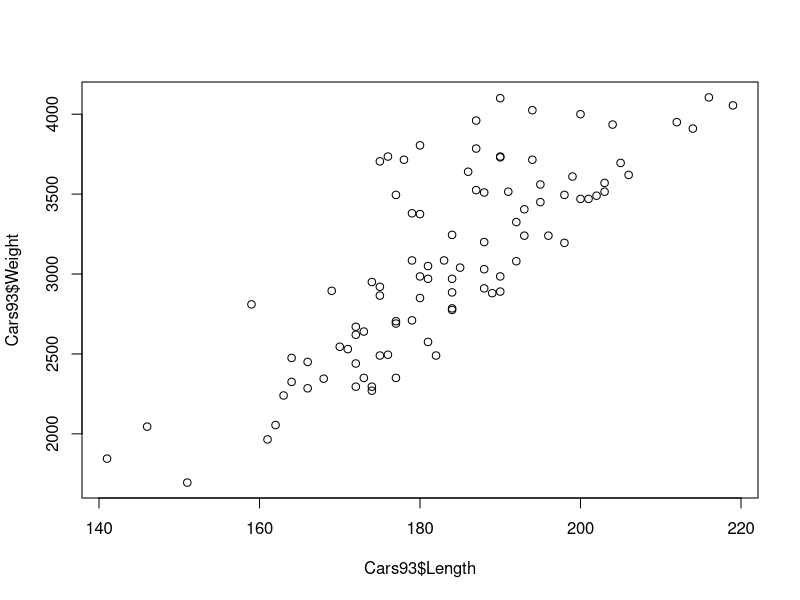
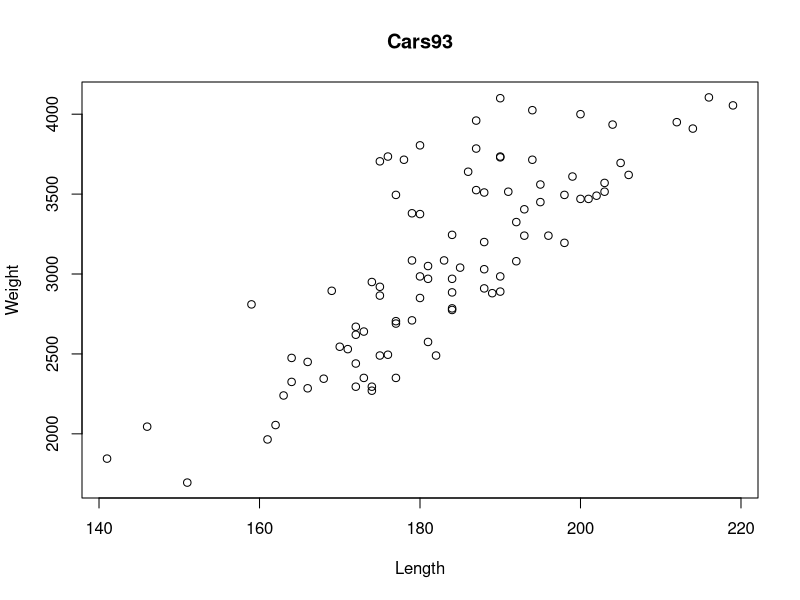
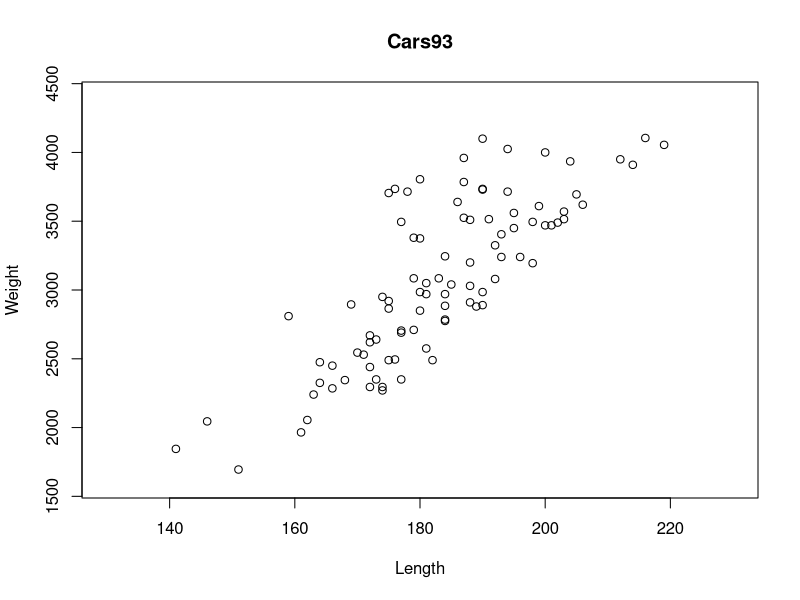
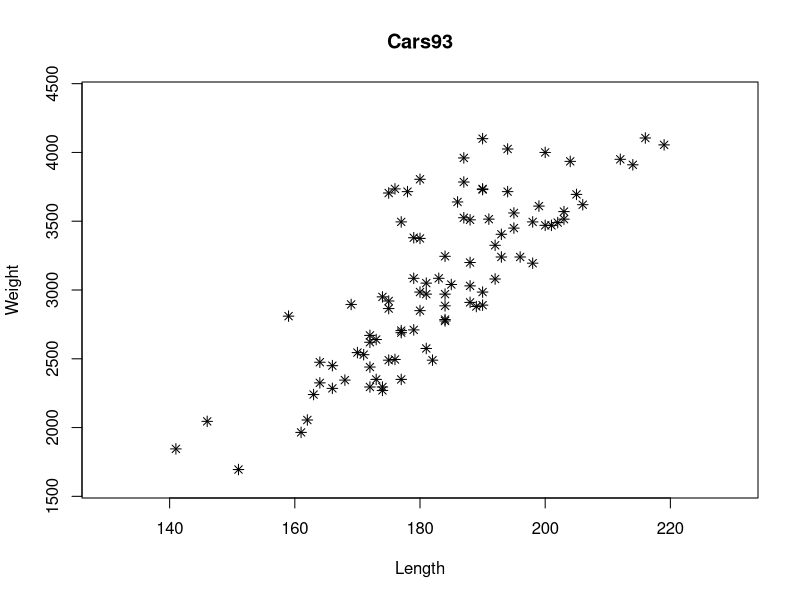
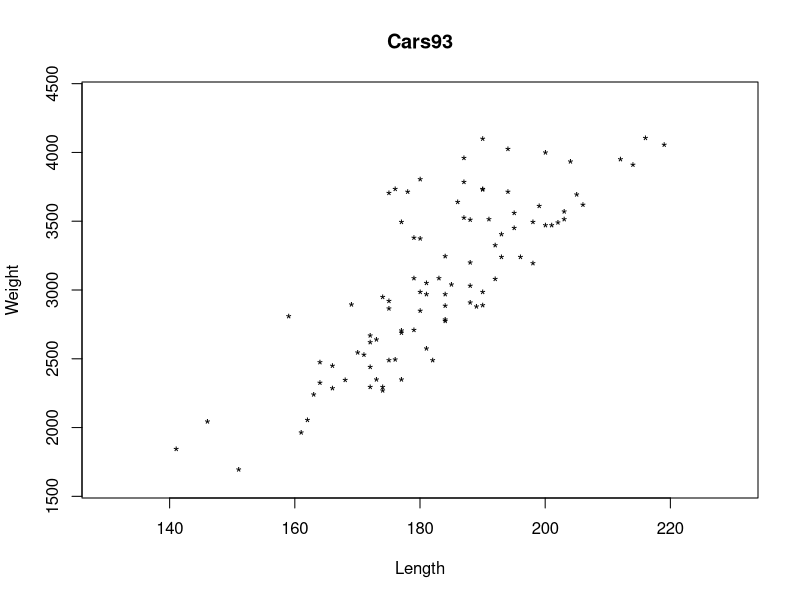
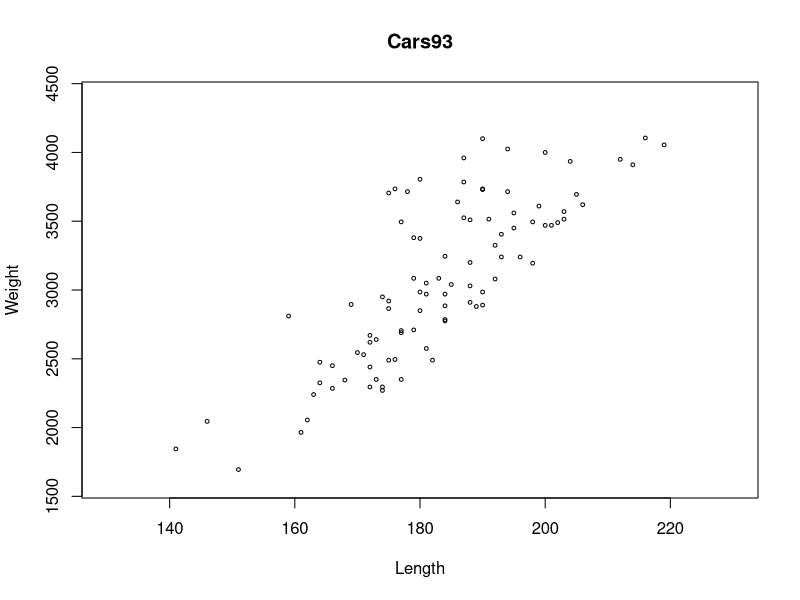
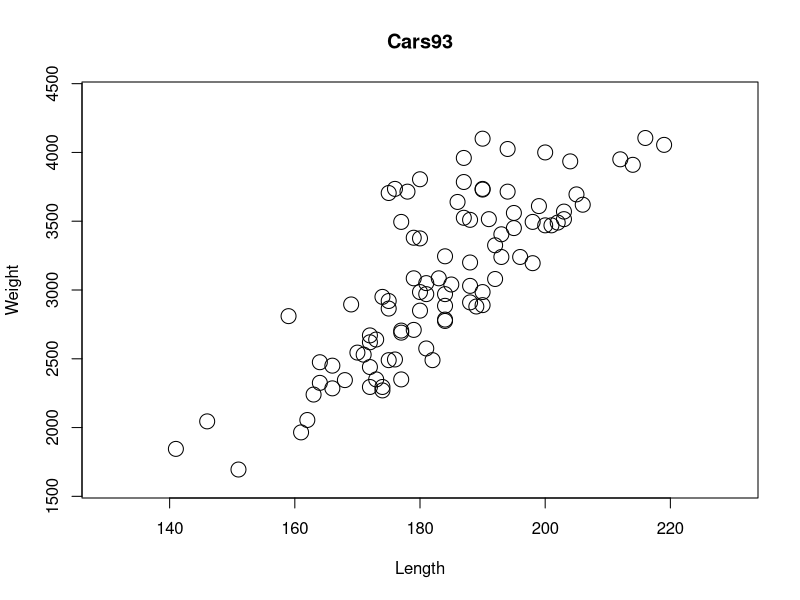
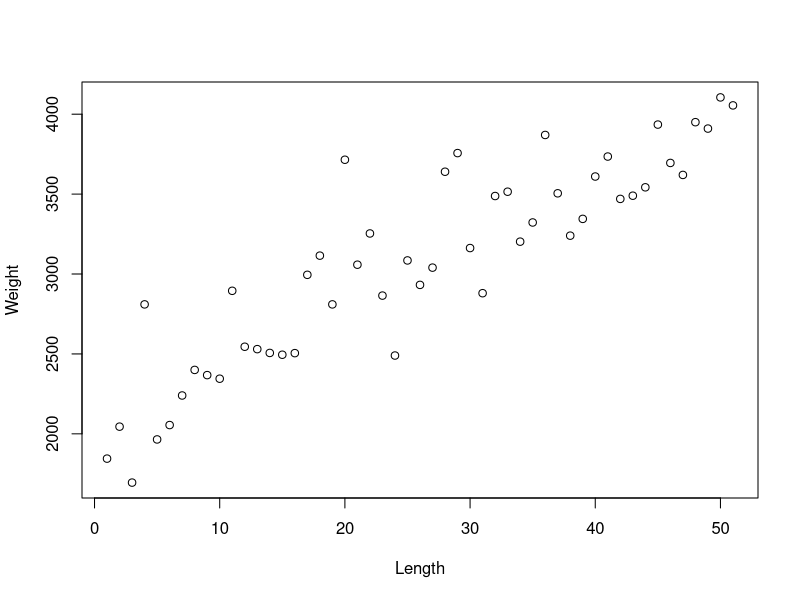

R code for these plots, in order:
# 1. 산점도
# MASS 패키지 및 데이터 로드
library(MASS)
data("Cars93")

# Length와 Weight 변수에 대한 산점도 생성
plot(Cars93$Length, Cars93$Weight)
plot(Cars93$Length, Cars93$Weight, main="Cars93", xlab="Length", ylab="Weight")

# Length와 Weight의 범위(최솟값, 최댓값) 구하기
range(Cars93$Length)
range(Cars93$Weight)

# x축과 y축 범위를 지정하여 산점도 그리기
# x축 범위 c(130, 230), y축 범위 c(1600, 4400)로 지정
plot(Cars93$Length, Cars93$Weight, main="Cars93", xlab="Length", ylab="Weight",
     xlim=c(130, 230), ylim=c(1600,4400))

# pch 인자에 8 지정 
plot(Cars93$Length, Cars93$Weight, main="Cars93", xlab="Length", ylab="Weight",
     xlim=c(130, 230), ylim=c(1600, 4400), pch=8)

# pch 인자에 "*" 지정
plot(Cars93$Length, Cars93$Weight, main="Cars93", xlab="Length", ylab="Weight",
     xlim=c(130, 230), ylim=c(1600, 4400), pch="*")

# cex 인자에 0.5 지정
plot(Cars93$Length, Cars93$Weight, main="Cars93", xlab="Length", ylab="Weight",
     xlim=c(130, 230), ylim=c(1600, 4400), cex=0.5)

# cex 인자에 2 지정
plot(Cars93$Length, Cars93$Weight, main="Cars93", xlab="Length", ylab="Weight",
     xlim=c(130, 230), ylim=c(1600, 4400), cex=2)

# type 인자에 "p" 지정
plot(tapply(Cars93$Weight, Cars93$Length, mean), xlab="Length", ylab="Weight", type="p")

# type 인자에 "b" 지정
plot(tapply(Cars93$Weight, Cars93$Length, mean), xlab="Length", ylab="Weight", type="b")

# 월(Month 변수) 별 평균 온도(Temp 변수의 평균값)에 대한 꺾은 선 그래프
plot(tapply(airquality$Temp, airquality$Month, mean), type="b", ylim=c(60,90),
     xlab="Month", ylab="Mean of Temperature", main="airquality")

# type 인자에 "l" 지정
plot(tapply(Cars93$Weight, Cars93$Length, mean), xlab="Length", ylab="Weight", cex=1.5, type="l", lty=4)

# 그래프 배열 설정
par(mfrow=c(1,2))

# 그래프 생성
plot(Cars93$Length, Cars93$Weight, main="Cars93", xlab="Length", ylab="Weight",
     xlim=c(130,230), ylim=c(1600, 4400), cex=0.5)

plot(Cars93$Length, Cars93$Weight, main="Cars93", xlab="Length", ylab="Weight",
     xlim=c(130,230), ylim=c(1600, 4400), cex=2)

# 빈 좌표평면 그리기
plot(1:10, type="n", xlab=" ", ylab=" ")

# 여러 위치에 다양한 범례를 생성
legend("bottom", c("x1", "y1"), pch=1:2, title="bottom")
legend("left", c("x2", "y2"), pch=3:4, title="left")
legend("top", c("x3", "y3"), pch=5:6, title="top")
legend("right", c("x4", "y4"), pch=7:8, title="right")
legend("center", c("x5", "y5"), lty=1:2, title="center")

# 좌표를 직접 입력하여 범례의 위치를 지정
legend(2.5,8,c("x6","y6"),lty=3:4,title="사용자 지정1")
legend(2.5,4,c("x7","y7"),lty=5:6,title="사용자 지정2")
legend(7.5,8,c("x8","y8"),lty=5:6,bg="gray",title="사용자 지정3")
legend(7.5,4,c("x9","y9"),pch=1:2,lty=7:8,bg="gray",title="사용자 지정4")

# 2. 그래프
# plot 함수를 이용해 빈 그래프 생성
plot(NULL, type="n", xlim=c(0,8), ylim=c(0,3), xlab="Petal.Length", ylab="Petal.Width", main="iris")

# points 함수를 이용해 산점도를 겹쳐 그리기
points(iris$Petal.Length, iris$Petal.Width, cex=0.5)

# plot함수를 이용해 빈 좌표평면 생성
plot(NULL, type="n", xlim=c(0,20), ylim=c(0,20), main="선 그래프")

# lines 함수를 이용해 선그래프 생성
lines(c(0,17), c(17,17), lty=1);
lines(c(0,15), c(15,15), lty=2);
lines(c(0,13), c(13,13), lty=3);

lines(c(0,11), c(11,11), lty="solid", lwd=1);
lines(c(0,9), c(9,9), lty="dotdash", lwd=2);
lines(c(0,7), c(7,7), lty="twodash", lwd=3);
lines(c(0,5), c(5,5), lty="longdash", lwd=4);

# cars 데이터의 두 변수(speed와 dist)에 대한 산점도
plot(cars, main="Stopping Distnace versus Speed")

# 산점도를 설명하는 지역 가중 다항식 회귀선
lines(lowess(cars))

# plot 함수를 이용해 cars 데이터에 대한 산점도 생성
plot(cars, ylim=c(0,130), xlim=c(0,30), main="cars data")

# speed와 dist 사이의 선형회귀모형 생성
cars_lm<-lm(dist~speed, data=cars)

# 선형회귀식에 대한 그래프 생성
abline(cars_lm, col="red")

# speed의 중위수를 그래프로 나타내기
abline(v=median(cars$speed), lty=3)

# dist의 중위수를 그래프로 나타내기
abline(h=median(cars$dist), lty=3)

# Origin 변수에 대한 막대그래프 생성
barplot(table(Cars93$Origin), ylim=c(1,50), xlab="Origin",
        ylab="도수", main="Cars93의 Origin변수")

# Cylinder변수에 대한 막대그래프 생성
barplot(table(Cars93$Cylinders), ylim=c(1,55), xlab="Cylinders",
        ylab="도수", main="Cars93의 Cylinders 변수")

# 두 변수를 하나의 막대에 나타내기 (beside=F 지정)
barplot(table(Cars93$Origin, Cars93$Cylinders), beside=F, ylim=c(0,60), legend=T)

# 각각의 변수를 별도의 막대에 나타내기 (beside=T 지정)
barplot(table(Cars93$Origin, Cars93$Cylinders), beside=T, ylim=c(0,30), legend=T)

# breaks 인자값을 지정하지 않은 히스토그램
hist(iris$Petal.Length)

# breaks를 5로 지정한 히스토그램
hist(iris$Petal.Length, breaks=5)

# 실린더의 개수별 차량의 비중을 파이 차트로 나타내기
pie(table(Cars93$Cylinders), main="실린더의 개수별 차량의 비중")

# 산점도 행렬 생성
pairs(~Sepal.Length+Sepal.Width+Petal.Length+Petal.Width,
      data=iris, col=c("red", "green", "blue")[iris$Species],
      pch=c("+","*","#")[iris$Species])

# Species의 범주 확인
levels(iris$Species)

